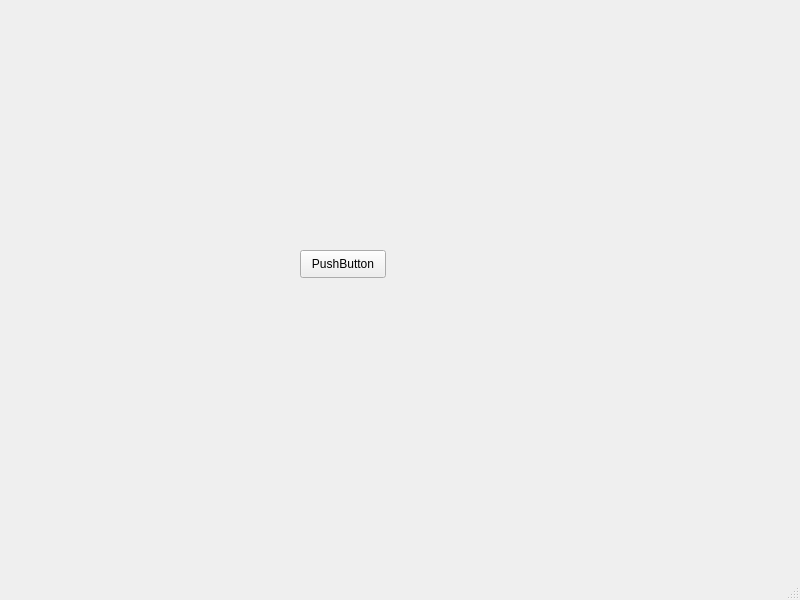
<?xml version="1.0" encoding="UTF-8"?>
<ui version="4.0">
 <class>MainWindow</class>
 <widget class="QMainWindow" name="MainWindow">
  <property name="geometry">
   <rect>
    <x>0</x>
    <y>0</y>
    <width>800</width>
    <height>600</height>
   </rect>
  </property>
  <property name="windowTitle">
   <string>MainWindow</string>
  </property>
  <widget class="QWidget" name="centralwidget">
   <widget class="QPushButton" name="pushButton">
    <property name="geometry">
     <rect>
      <x>300</x>
      <y>250</y>
      <width>86</width>
      <height>28</height>
     </rect>
    </property>
    <property name="text">
     <string>PushButton</string>
    </property>
   </widget>
  </widget>
  <widget class="QMenuBar" name="menubar">
   <property name="geometry">
    <rect>
     <x>0</x>
     <y>0</y>
     <width>800</width>
     <height>23</height>
    </rect>
   </property>
  </widget>
  <widget class="QStatusBar" name="statusbar"/>
 </widget>
 <resources/>
 <connections/>
</ui>
